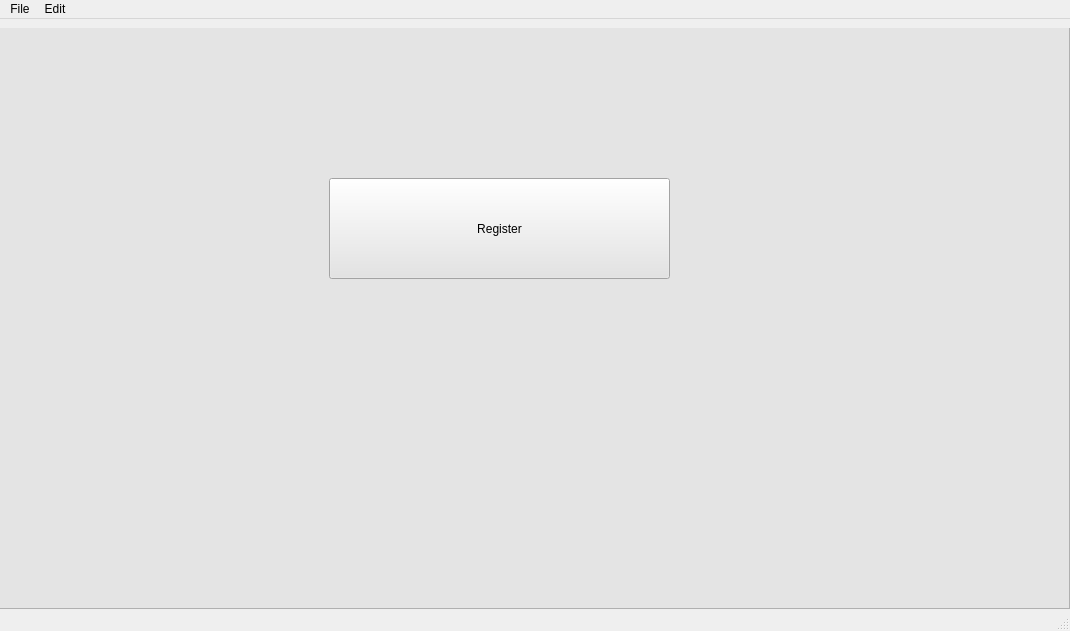
<?xml version="1.0" encoding="UTF-8"?>
<ui version="4.0">
 <class>MainWindow</class>
 <widget class="QMainWindow" name="MainWindow">
  <property name="geometry">
   <rect>
    <x>0</x>
    <y>0</y>
    <width>1070</width>
    <height>631</height>
   </rect>
  </property>
  <property name="windowTitle">
   <string>MainWindow</string>
  </property>
  <widget class="QWidget" name="centralwidget">
   <widget class="QFrame" name="frame">
    <property name="geometry">
     <rect>
      <x>-1</x>
      <y>9</y>
      <width>1071</width>
      <height>581</height>
     </rect>
    </property>
    <property name="styleSheet">
     <string notr="true">background-color: rgb(255, 249, 244);
background-color: rgb(228, 228, 228);</string>
    </property>
    <property name="frameShape">
     <enum>QFrame::StyledPanel</enum>
    </property>
    <property name="frameShadow">
     <enum>QFrame::Raised</enum>
    </property>
    <widget class="QPushButton" name="pushButton">
     <property name="geometry">
      <rect>
       <x>400</x>
       <y>140</y>
       <width>291</width>
       <height>131</height>
      </rect>
     </property>
     <property name="styleSheet">
      <string notr="true">font: 18pt &quot;MS Shell Dlg 2&quot;;</string>
     </property>
     <property name="text">
      <string>Login</string>
     </property>
    </widget>
    <widget class="QFrame" name="frame_2">
     <property name="geometry">
      <rect>
       <x>0</x>
       <y>-10</y>
       <width>1071</width>
       <height>591</height>
      </rect>
     </property>
     <property name="frameShape">
      <enum>QFrame::StyledPanel</enum>
     </property>
     <property name="frameShadow">
      <enum>QFrame::Raised</enum>
     </property>
     <widget class="QPushButton" name="pushButton_2">
      <property name="geometry">
       <rect>
        <x>330</x>
        <y>160</y>
        <width>341</width>
        <height>101</height>
       </rect>
      </property>
      <property name="styleSheet">
       <string notr="true">font: 18pt &quot;MS Shell Dlg 2&quot;;</string>
      </property>
      <property name="text">
       <string>Register</string>
      </property>
     </widget>
    </widget>
   </widget>
  </widget>
  <widget class="QMenuBar" name="menubar">
   <property name="geometry">
    <rect>
     <x>0</x>
     <y>0</y>
     <width>1070</width>
     <height>31</height>
    </rect>
   </property>
   <widget class="QMenu" name="menuFile">
    <property name="title">
     <string>File</string>
    </property>
    <addaction name="actionOpen"/>
    <addaction name="actionRegister"/>
    <addaction name="actionLogin"/>
   </widget>
   <widget class="QMenu" name="menuEdit">
    <property name="title">
     <string>Edit</string>
    </property>
    <addaction name="actionCopy"/>
    <addaction name="actionCut"/>
   </widget>
   <addaction name="menuFile"/>
   <addaction name="menuEdit"/>
  </widget>
  <widget class="QStatusBar" name="statusbar"/>
  <action name="actionOpen">
   <property name="text">
    <string>Open</string>
   </property>
  </action>
  <action name="actionRegister">
   <property name="text">
    <string>Register</string>
   </property>
  </action>
  <action name="actionLogin">
   <property name="text">
    <string>Login</string>
   </property>
  </action>
  <action name="actionCopy">
   <property name="text">
    <string>Copy</string>
   </property>
  </action>
  <action name="actionCut">
   <property name="text">
    <string>Cut</string>
   </property>
  </action>
 </widget>
 <resources/>
 <connections/>
</ui>
